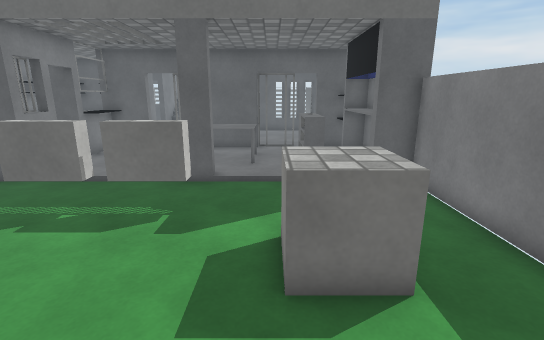
View 1 (above)

16 first-person views from a walk through a Unity game level. The camera is 1.5 m above the floor, tilts 14° down and sees 85° across. The floor is counted in squares, 0.5 m on a side. Each view is taken from the middle of a square. On the plan, view 1 faces up. The plan holds only what a view shows up to about 20 squares ahead; the rest is blank. The place goes on beyond the plan. The player is left out. Door leaves are left out, so doorways stand open. Surface patterns are stand-ins for the level's own textures.

View 2
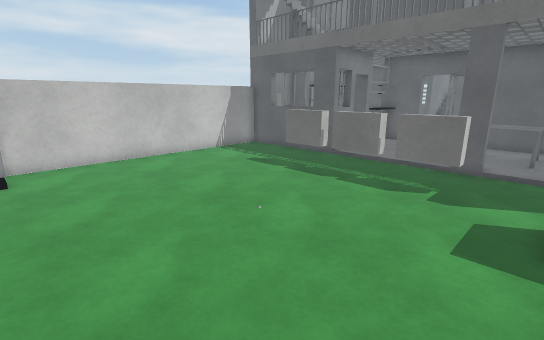

View 3
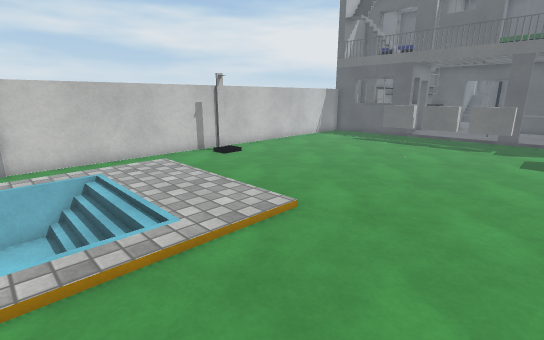

View 4
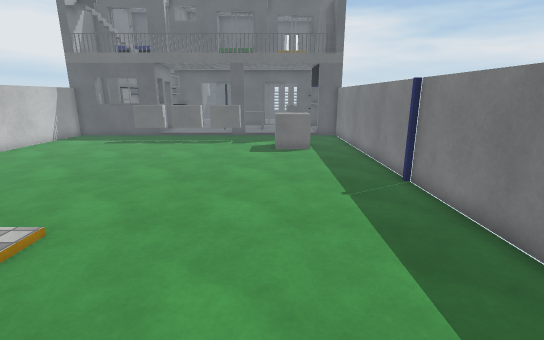

View 5
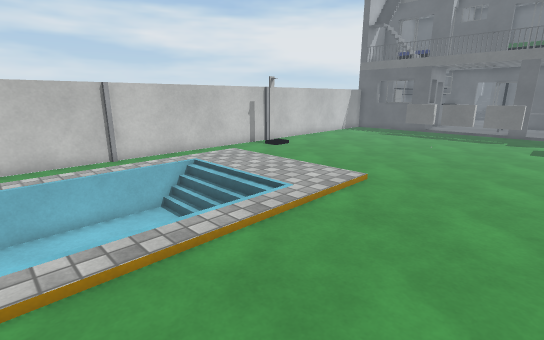

View 6
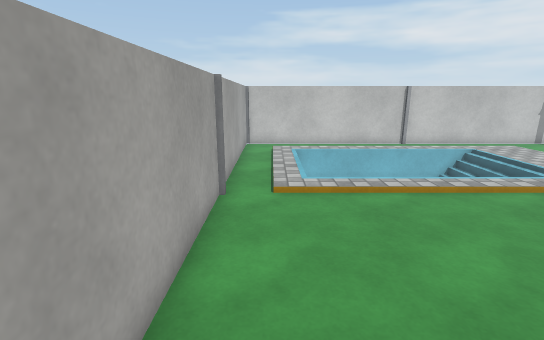

View 7
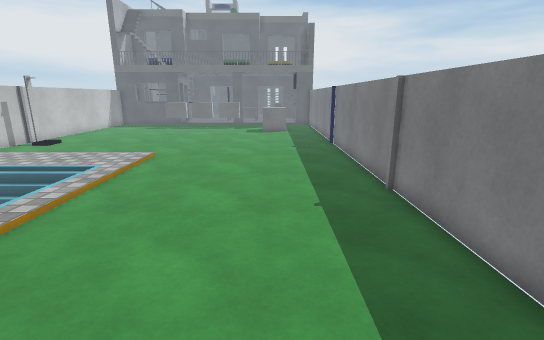

View 8
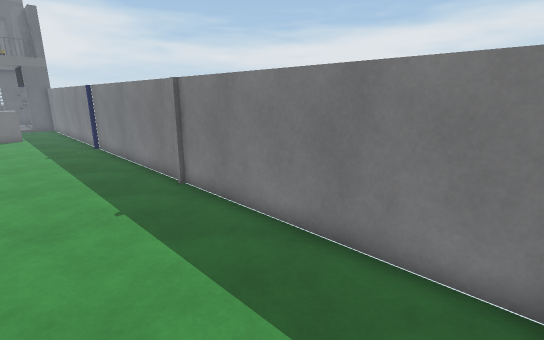

View 9
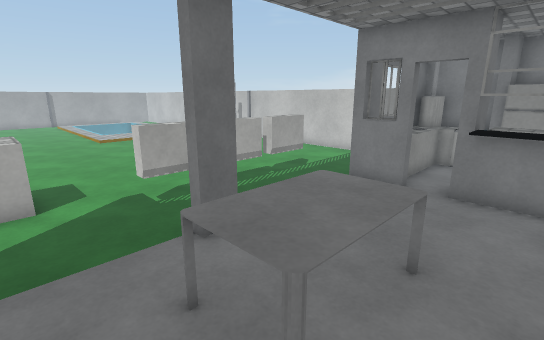

View 10
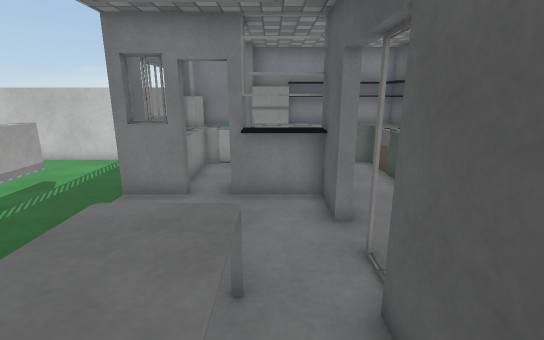

View 11
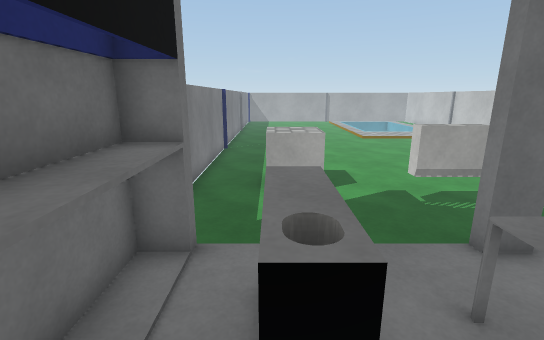

View 12
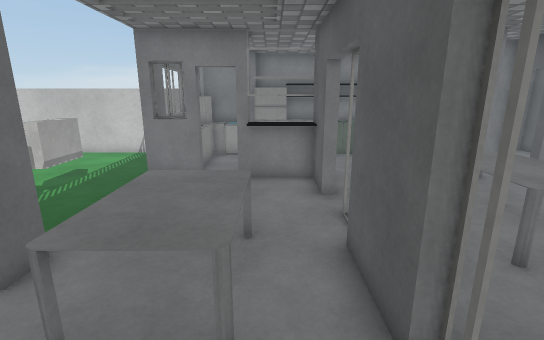

View 13
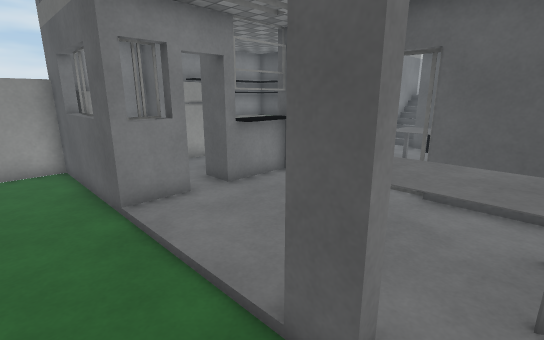

View 14
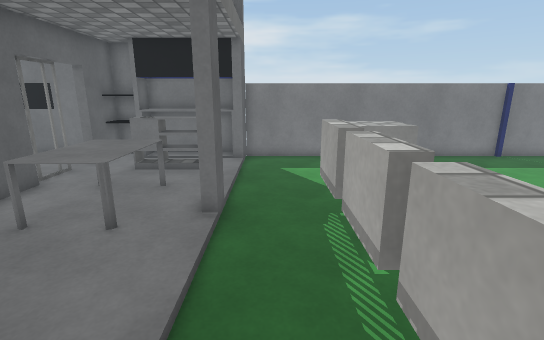

View 15
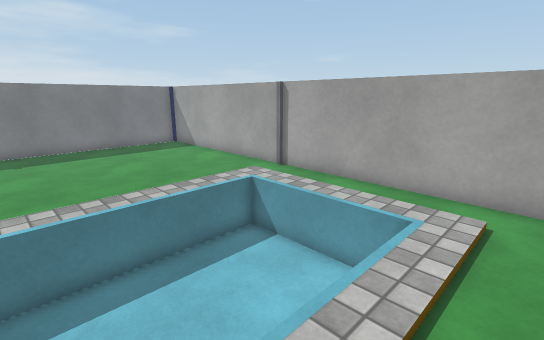

View 16
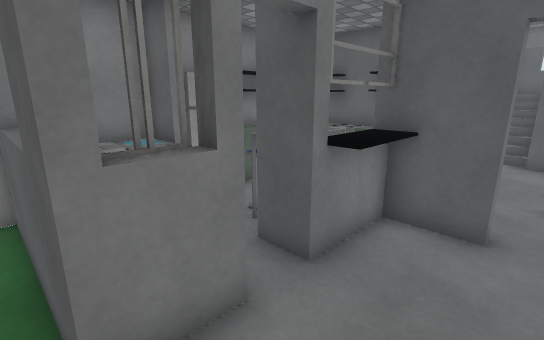

### Floor plan
Key: @ floor where view 1 was taken; # wall or solid block; x gap in a wall; . main floor; - floor 0.75 m lower than the main floor; / step, stairs or slope; D open door; = window, fence, low wall or low ledge; ^ raised ledge; S shelf; T thing the floor can be seen under or through; O other object.
Columns run from 15 left of view 1 to 5 right of it. Each row starts with its distance up from view 1.
 19  #       ====      #
 18  #   .....  ...... #
 17  #   ####..x###...##
 16   # ^^#S ...   ...##
 15  ##=^^#S..........#
 14 ###.#x#S...^^^^.=x#
 13 #^^...D....^^^^.^^#
 12 #^^^^^#.........^^ #
 11 ##^OO^#.....##.... ##
 10 ##=####.....##.....##
  9 #...................#
  8 #.....==#=TT=T......#
  7 #.....==#=TT=T......#
  6 #..............OOO..#
  5 #..............OOO..#
  4 #..............OOO..#
  3 #...................#
  2 #...................#
  1 #...................#
  0 #..............@....#
 -1 #...................#
 -2 #...................#
 -3 #...................#
 -4 #...................#
 -5 #...................#
 -6 #...................#
 -7 #...................#
 -8 #...................#
 -9 #...................#
-10 #...................#
-11 #..///////..........#
-12 #..=///  /..........#
-13 #..=-----...........#
-14 #..=-----...........#
-15 #..=-----...........#
-16 #..=-----...........#
-17 #..=-----...........#
-18 #..= ----...........#
-19 #..= ----...........#
-20 #..=................#
-21 #...................#
-22 #...................#
-23 #####################

Positions as (right, up) in squares from view 1, and headings:
1: (0, 0), facing up
2: (0, -3), facing up-left
3: (0, -13), facing up-left
4: (0, -13), facing up
5: (0, -17), facing up-left
6: (4, -21), facing left
7: (1, -22), facing up
8: (0, -22), facing up-right
9: (1, 16), facing down-left
10: (0, 15), facing left
11: (2, 16), facing down
12: (2, 15), facing left
13: (-1, 8), facing up-left
14: (-10, 9), facing right
15: (-14, -13), facing down-right
16: (-6, 10), facing up-left
